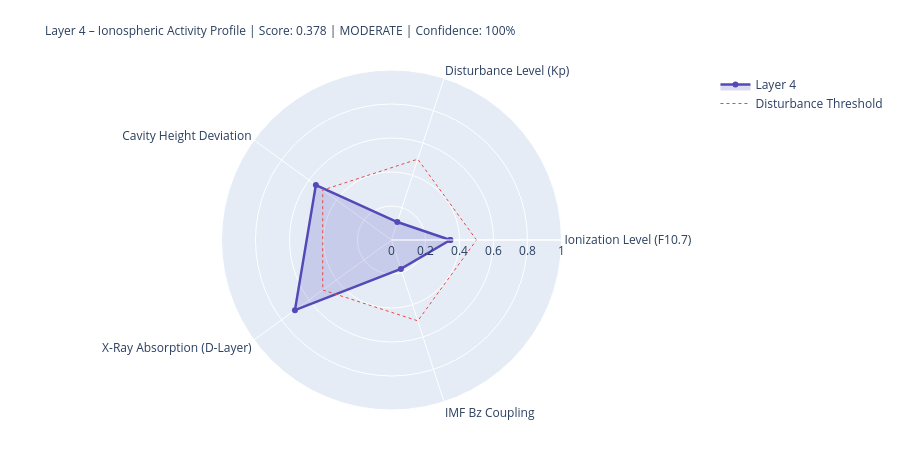

Notebook source saved alongside this figure:
### Markdown cell above
---
## 4. State Assessment & Handoff to Layer 5

### Code cell
# ============================================================
# LAYER-4-SCORE
# ============================================================

COMPONENTS = {
    'Ionization Level (F10.7)':    {'score': ioniz,       'source': 'primary' if f107_now else 'from_layer0', 'dynamic': True},
    'Disturbance Level (Kp)':          {'score': disturb,     'source': 'primary' if kp_now   else 'from_layer0', 'dynamic': True},
    'Cavity Height Deviation':    {'score': h_dev,       'source': 'derived',                                'dynamic': True},
    'X-Ray Absorption (D-Layer)':{'score': xray_ioniz,  'source': 'primary' if xray_now else 'missing',     'dynamic': True},
    'IMF Bz Coupling':             {'score': bz_coupling, 'source': 'primary' if bz_now   else 'from_layer0', 'dynamic': True},
}

available    = {k: v['score'] for k, v in COMPONENTS.items() if v['score'] is not None}
unavailable  = [k for k, v in COMPONENTS.items() if v['score'] is None]
layer4_score = round(sum(available.values()) / len(available), 4) if available else None
confidence   = round(len(available) / len(COMPONENTS), 2)
level = ('unknown' if layer4_score is None
         else 'quiet'   if layer4_score < 0.3
         else 'moderate' if layer4_score < 0.6
         else 'active')
dominant_l4 = max(available, key=available.get) if available else 'none'

# Resonance delta for Schumann SR-1
sr1_ref = schumann_freq(1, 80.0)
sr1_now = schumann_freq(1, h_eff)
sr1_delta_mhz = (sr1_now - sr1_ref) * 1000

# Propagation conditions
prop_cond = ('disturbed'   if kp_val > 4
             else 'unsettled' if kp_val > 2
             else 'normal')
if xray_class in ['X', 'M']:
    prop_cond = 'Radio-Blackout moeglich'

W = 68
print('=' * W)
print('LAYER 4 – IONOSPHERE – STATE ASSESSMENT')
print('=' * W)
for name, comp in COMPONENTS.items():
    s = comp['score']
    if s is not None:
        bar = '█' * int(s * 20) + '░' * (20 - int(s * 20))
        print(f'  {name:<36} {bar}  {s:.3f}  [{comp["source"]}]')
    else:
        print(f'  {name:<36} {"─" * 20}  n/a   [missing]')
print('-' * W)
print(f'  Score:          {layer4_score:.3f}  ({len(available)}/{len(COMPONENTS)} components)')
print(f'  Confidence:     {confidence:.0%}')
print(f'  Level:          {level.upper()}')
print(f'  Dominant:       {dominant_l4}')
print(f'  Cavity height:  {h_eff:.1f} km  (Ref: 80.0 km)')
print(f'  SR-1:           {sr1_now:.3f} Hz  (Δ {sr1_delta_mhz:+.1f} mHz vs. ref)')
print(f'  Propagation:    {prop_cond}')
print(f'  X-Ray:          {xray_class}-class  ({xray_now:.2e} W/m²)' if xray_now else '  X-Ray:          n/a')
print('=' * W)

# Radar
cats   = list(available.keys())
vals_r = list(available.values())
if len(cats) >= 3:
    fig = go.Figure()
    fig.add_trace(go.Scatterpolar(
        r=vals_r + [vals_r[0]], theta=cats + [cats[0]],
        fill='toself', fillcolor='rgba(83,74,183,0.20)',
        line=dict(color='#534AB7', width=2.5), name='Layer 4'
    ))
    fig.add_trace(go.Scatterpolar(
        r=[0.5] * (len(cats)+1), theta=cats + [cats[0]],
        line=dict(color='#E24B4A', dash='dot', width=1),
        mode='lines', name='Disturbance Threshold'
    ))
    fig.update_layout(
        title=dict(
            text=f'Layer 4 – Ionospheric Activity Profile | Score: {layer4_score:.3f} | {level.upper()} | Confidence: {confidence:.0%}',
            font=dict(size=12)
        ),
        polar=dict(radialaxis=dict(visible=True, range=[0, 1])),
        height=450, showlegend=True,
        margin=dict(l=80, r=80, t=70, b=40)
    )
    fig.show()

### Figure 1 — Plotly figure (JSON) as saved in the notebook; plotly's stock layout.template omitted (floating-point values rounded to 4 significant figures)
{"data": [{"fill": "toself", "fillcolor": "rgba(83,74,183,0.20)", "line": {"color": "#534AB7", "width": 2.5}, "name": "Layer 4", "r": [0.346, 0.111, 0.55, 0.702, 0.179, 0.346], "theta": ["Ionization Level (F10.7)", "Disturbance Level (Kp)", "Cavity Height Deviation", "X-Ray Absorption (D-Layer)", "IMF Bz Coupling", "Ionization Level (F10.7)"], "type": "scatterpolar"}, {"line": {"color": "#E24B4A", "dash": "dot", "width": 1}, "mode": "lines", "name": "Disturbance Threshold", "r": [0.5, 0.5, 0.5, 0.5, 0.5, 0.5], "theta": ["Ionization Level (F10.7)", "Disturbance Level (Kp)", "Cavity Height Deviation", "X-Ray Absorption (D-Layer)", "IMF Bz Coupling", "Ionization Level (F10.7)"], "type": "scatterpolar"}], "layout": {"height": 450, "margin": {"b": 40, "l": 80, "r": 80, "t": 70}, "polar": {"radialaxis": {"range": [0, 1], "visible": true}}, "showlegend": true, "title": {"font": {"size": 12}, "text": "Layer 4 – Ionospheric Activity Profile | Score: 0.378 | MODERATE | Confidence: 100%"}}}
